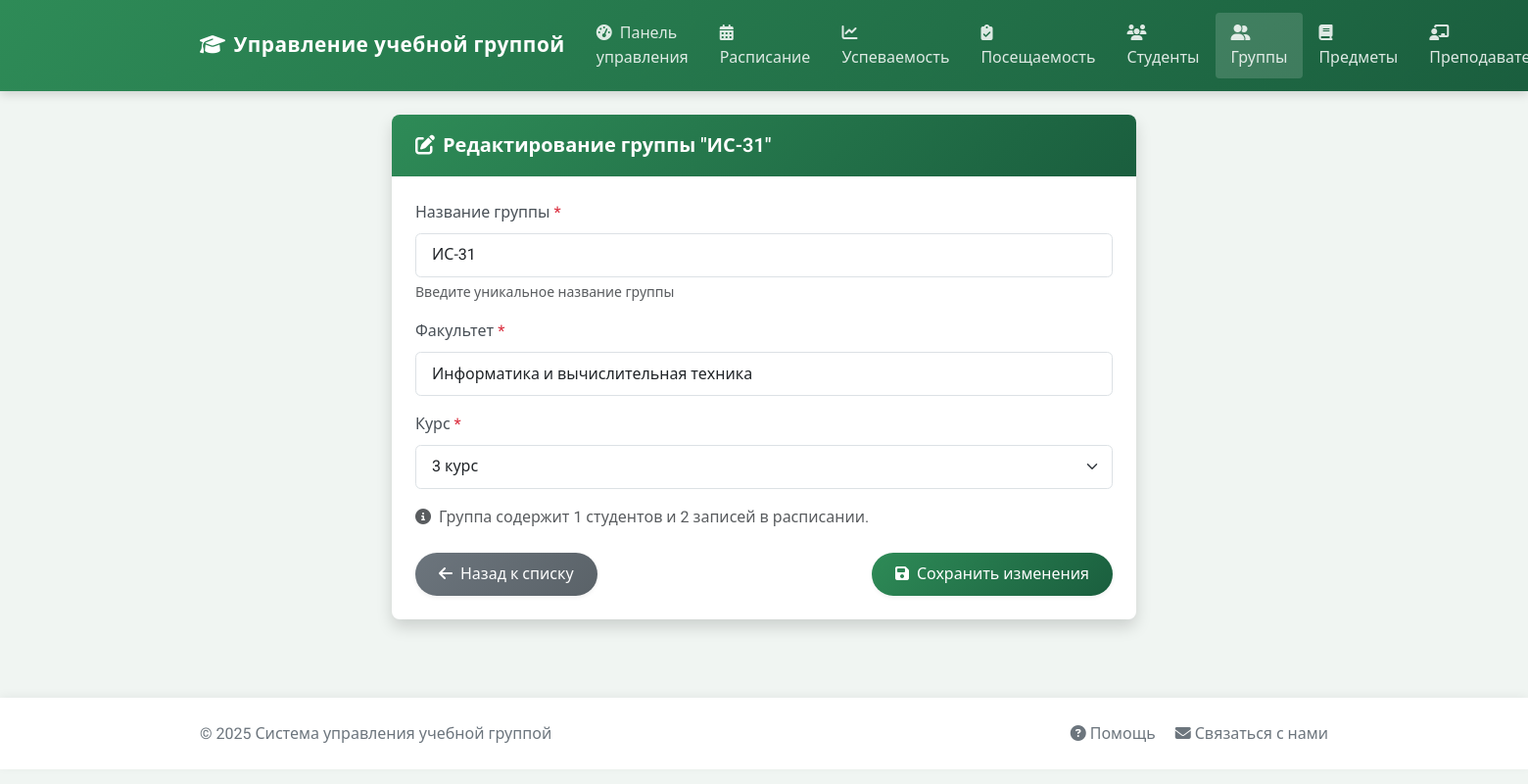
Screenshot of /groups/edit/1 (signed in) with the database file from the repository.
### app/models/models.py (models this page shows, shortened)
class Group(db.Model):
    id = db.Column(db.Integer, primary_key=True)
    name = db.Column(db.String(64), unique=True, nullable=False)
    faculty = db.Column(db.String(64))
    year = db.Column(db.Integer)
    students = db.relationship('User',
                              secondary=student_group,
                              lazy='subquery',
                              backref=db.backref('groups', lazy=True))
    schedules = db.relationship('Schedule', backref='group', lazy='dynamic')

### app/routes/groups.py (the view, shortened to what this page needs)
@bp.route('/edit/<int:id>', methods=['GET', 'POST'])
@login_required
def edit(id):
    if current_user.role != 'admin':
        flash('У вас нет доступа к этой странице', 'danger')
        return redirect(url_for('main.dashboard'))
    group = Group.query.get_or_404(id)
    return render_template('groups/edit.html', group=group)

### app/context_processors.py (called while the page is built)
def csrf_processor():
    return {'csrf_token': generate_csrf()}

### app/models/__init__.py (called while the page is built)
@login_manager.user_loader
def load_user(id):
    return User.query.get(int(id))

### app/templates/groups/edit.html (shortened to what this page needs)
{% extends "base.html" %}
{% block content %}
<div class="row justify-content-center">
    <div class="col-md-8">
        <div class="card shadow">
            <div class="card-header bg-primary text-white">
                <h5 class="card-title mb-0"><i class="fas fa-edit me-2"></i>Редактирование группы "{{ group.name }}"</h5>
            </div>
            <div class="card-body">
                <form method="post" action="{{ url_for('groups.edit', id=group.id) }}">
                    <div class="mb-3">
                        <label for="name" class="form-label">Название группы <span class="text-danger">*</span></label>
                        <input type="text" class="form-control" id="name" name="name" required
                               value="{{ group.name }}" placeholder="Например: ИСП-201">
                        <div class="form-text">Введите уникальное название группы</div>
                    </div>
                    <div class="mb-3">
                        <label for="faculty" class="form-label">Факультет <span class="text-danger">*</span></label>
                        <input type="text" class="form-control" id="faculty" name="faculty" required
                               value="{{ group.faculty }}" placeholder="Например: Информационные технологии">
                    </div>
                    <div class="mb-3">
                        <label for="year" class="form-label">Курс <span class="text-danger">*</span></label>
                        <select class="form-select" id="year" name="year" required>
                            {% for i in range(1, 7) %}
                            <option value="{{ i }}" {% if group.year == i %}selected{% endif %}>{{ i }} курс</option>
                            {% endfor %}
                        </select>
                    </div>
                    <div class="mb-4">
                        <p class="text-muted">
                            <i class="fas fa-info-circle me-1"></i>
                            Группа содержит {{ group.students|length }} студентов и {{ group.schedules.count() }} записей в расписании.
                        </p>
                    </div>
                    <div class="d-flex justify-content-between">
                        <a href="{{ url_for('groups.index') }}" class="btn btn-secondary">
                            <i class="fas fa-arrow-left me-1"></i> Назад к списку
                        </a>
                        <button type="submit" class="btn btn-primary">
                            <i class="fas fa-save me-1"></i> Сохранить изменения
                        </button>
                    </div>
                </form>
            </div>
        </div>
    </div>
</div>
{% endblock %}

### app/static/css/style.css (style rules this page uses)
:root { --primary-color: #2e8b57; --secondary-color: #6c757d; --success-color: #218838; --info-color: #20a2a0; --warning-color: #d4a72c; --danger-color: #c9302c; --light-color: #f8f9fa; --dark-color: #344a3d; --border-radius: 0.5rem; --box-shadow: 0 3px 10px rgba(0, 0, 0, 0.15); --transition: all 0.3s ease; }
body { font-family: 'Roboto', 'Segoe UI', sans-serif; background-color: #f0f5f2; color: #333; line-height: 1.6; }
h1, h2, h3, h4, h5, h6 { font-weight: 600; margin-bottom: 1.2rem; }
.card { border: none; border-radius: var(--border-radius); box-shadow: var(--box-shadow); transition: var(--transition); margin-bottom: 2rem; overflow: hidden; }
.card-header { background-color: rgba(0, 0, 0, 0.03); border-bottom: 1px solid rgba(0, 0, 0, 0.05); padding: 1.2rem 1.5rem; font-weight: 600; }
.card-body { padding: 1.5rem; }
.card-header.bg-primary { background: linear-gradient(135deg, var(--primary-color), #1a5e3e) !important; color: white; }
.form-control { border-radius: 0.35rem; padding: 0.6rem 1rem; border: 1px solid #dce1e5; transition: var(--transition); }
.form-label { font-weight: 500; color: #495057; margin-bottom: 0.5rem; }
.form-select { border-radius: 0.35rem; padding: 0.6rem 1rem; border: 1px solid #dce1e5; background-color: #fff; }
.btn { font-weight: 500; border-radius: 2rem; padding: 0.6rem 1.5rem; transition: var(--transition); box-shadow: 0 2px 4px rgba(0, 0, 0, 0.05); border: none; }
.btn-primary { background: linear-gradient(135deg, var(--primary-color), #1a5e3e); }
.btn-secondary { background: linear-gradient(135deg, var(--secondary-color), #5a6268); }
.card, .alert, .jumbotron { animation: fadeIn 0.5s ease-out; }

### app/static/css/modal-fix.css (style rules this page uses)
body.modal-fix-applied { overflow-y: scroll !important; padding-right: 0 !important; margin-right: 0 !important; }

### rows the page displays
Group: name "ИС-31", faculty "Информатика и вычислительная техника", year "3 курс"

### other values shown
{{ group.students|length }} "1"
{{ group.schedules.count() }} "2"
